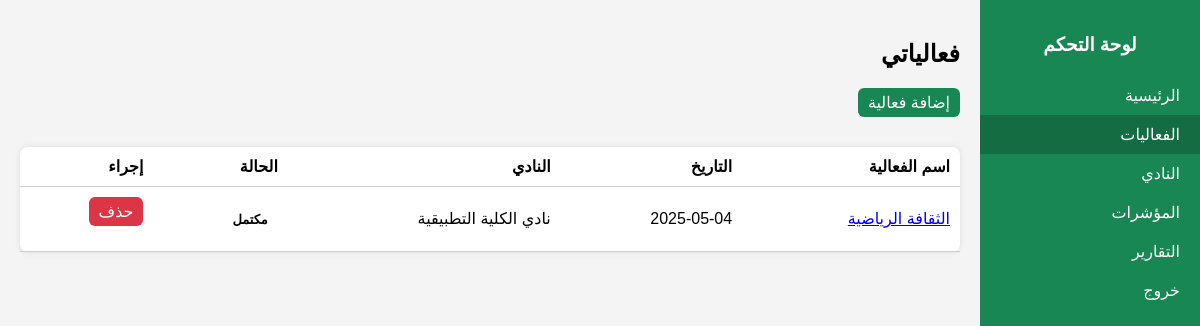
Screenshot of /activity_manager/activities.php (signed in) with the database file from the repository.
### tables this page shows
CREATE TABLE `activity` (
  `activity_id` int(11) NOT NULL,
  `activity_name` varchar(100) NOT NULL,
  `proposed_date` date DEFAULT NULL,
  `actual_date` date DEFAULT NULL,
  `proposed_start_time` datetime DEFAULT NULL,
  `actual_start_time` datetime DEFAULT NULL,
  `proposed_duration_min` int(11) DEFAULT NULL,
  `actual_duration_min` int(11) DEFAULT NULL,
  `proposed_cost` decimal(10,2) DEFAULT NULL,
  `actual_cost` decimal(10,2) DEFAULT NULL,
  `proposed_audience_number` int(11) DEFAULT NULL,
  `actual_audience_number` int(11) DEFAULT NULL,
  `purpose_of_activity` text DEFAULT NULL,
  `serves_student_plan` tinyint(1) DEFAULT NULL,
  `serves_student` tinyint(1) DEFAULT NULL,
  `serves_special_needs` tinyint(1) DEFAULT NULL,
  `activity_manager_id` int(11) DEFAULT NULL,
  `club_id` int(11) DEFAULT NULL,
  `status` enum('pending','active','ended') DEFAULT 'pending'
);

CREATE TABLE `clubs` (
  `club_id` int(11) NOT NULL,
  `club_name` varchar(100) NOT NULL,
  `initial_date` date DEFAULT NULL,
  `club_manager_id` int(11) DEFAULT NULL,
  `note` varchar(255) DEFAULT NULL
);

### activity_manager/activities.php (the view, shortened to what this page needs)
<?php
include '../database/db.php';
$manager_id = $_SESSION['member_id'] ?? null;
?>
<!DOCTYPE html>
<html lang="ar" dir="rtl">
<head>
  <link rel="stylesheet" href="../css/style.css">
</head>
<body>
<div class="sidebar">
    <h3 class="sidebar-title">لوحة التحكم</h3>
    <a href="dashboard.php">الرئيسية</a>
    <a class="active" href="activities.php">الفعاليات</a>
    <a href="club.php">النادي</a>
    <a href="kpis.php">المؤشرات</a>
    <a href="reports.php">التقارير</a>
    <a href="logout.php" onclick="return confirm('هل أنت متأكد؟');">خروج</a>
  </div>
<div class="main-content">
  <h2>فعالياتي</h2>
  <a href="activities.php?add=1" class="btn">إضافة فعالية</a>
  <table>
    <thead>
      <tr>
        <th>اسم الفعالية</th>
        <th>التاريخ</th>
        <th>النادي</th>
        <th>الحالة</th>
        <th>إجراء</th>
      </tr>
    </thead>
    <tbody>
      <?php
        $stmt = $pdo->prepare("SELECT a.*, c.club_name
          FROM activity a
          LEFT JOIN clubs c ON a.club_id = c.club_id
          WHERE a.activity_manager_id = ?
          ORDER BY a.proposed_date DESC");
        $stmt->execute([$manager_id]);
        foreach ($stmt as $row):
      ?>
        <tr>
          <td><a href="activity_details.php?id=<?= $row['activity_id'] ?>"><?= htmlspecialchars($row['activity_name']) ?></a></td>
          <td><?= $row['proposed_date'] ?></td>
          <td><?= htmlspecialchars($row['club_name']) ?></td>
          <td><span class="status <?= $row['status'] ?>">
            <?= $row['status']=='active' ? 'نشط' : ($row['status']=='pending' ? 'قادم' : 'مكتمل') ?>
          </span></td>
          <td>
            <a class="btn danger" href="activities.php?remove=<?= $row['activity_id'] ?>" onclick="return confirm('هل تريد حذف الفعالية؟');">حذف</a>
          </td>
        </tr>
      <?php endforeach; ?>
    </tbody>
  </table>
</div>
</body>
</html>

### css/style.css (style rules this page uses)
body { font-family: 'Cairo', sans-serif; margin: 0; background: #f4f4f4; direction: rtl; display: flex; }
.sidebar { width: 220px; background: #198754; min-height: 100vh; position: fixed; right: 0; top: 0; padding: 15px 0; color: white; }
.sidebar-title { text-align: center; margin-bottom: 20px; }
.sidebar a { display: block; padding: 10px 20px; color: white; text-decoration: none; transition: background 0.3s; }
.sidebar a:hover, .sidebar a.active { background: #146c43; }
.main-content { margin-right: 220px; padding: 20px; flex: 1; }
.activity-table, table { width: 100%; background: white; border-radius: 8px; padding: 15px; margin-top: 15px; box-shadow: 0 0 6px rgba(0,0,0,0.1); border-collapse: collapse; }
table th, table td { padding: 10px; border-bottom: 1px solid #ccc; text-align: right; }
.status { padding: 4px 10px; border-radius: 12px; font-size: 13px; font-weight: bold; }
.btn { display: inline-block; background: #198754; color: white; padding: 5px 10px; text-decoration: none; border-radius: 6px; margin-bottom: 15px; text-align: center; border: none; cursor: pointer; }
.btn.danger { background: #dc3545; }

### rows the page displays
activity: activity_name "الثقافة الرياضية", proposed_date "2025-05-04", club.club_name "نادي الكلية التطبيقية", status "مكتمل"
